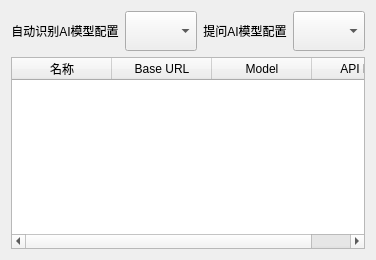
         <widget class="QWidget" name="tab_2">
          <attribute name="title">
           <string>AI模型管理</string>
          </attribute>
          <layout class="QVBoxLayout" name="verticalLayout_10">
           <item>
            <layout class="QHBoxLayout" name="horizontalLayout_41" stretch="1,2,1,2">
             <item>
              <widget class="QLabel" name="label_27">
               <property name="text">
                <string>自动识别AI模型配置</string>
               </property>
               <property name="alignment">
                <set>Qt::AlignmentFlag::AlignCenter</set>
               </property>
              </widget>
             </item>
             <item>
              <widget class="QComboBox" name="comboBox_3">
               <property name="minimumSize">
                <size>
                 <width>0</width>
                 <height>40</height>
                </size>
               </property>
              </widget>
             </item>
             <item>
              <widget class="QLabel" name="label_28">
               <property name="text">
                <string>提问AI模型配置</string>
               </property>
               <property name="alignment">
                <set>Qt::AlignmentFlag::AlignCenter</set>
               </property>
              </widget>
             </item>
             <item>
              <widget class="QComboBox" name="comboBox_4">
               <property name="minimumSize">
                <size>
                 <width>0</width>
                 <height>40</height>
                </size>
               </property>
              </widget>
             </item>
            </layout>
           </item>
           <item>
            <widget class="QTableWidget" name="tableWidget_2">
             <property name="styleSheet">
              <string notr="true">/* 默认单元格 */
QTableWidget::item {
    background-color: #ffffff;
    color: #333333;
}

/* 鼠标悬停在未选中的单元格上 */
QTableWidget::item:hover {
    background-color: #e8f5e9; /* 极淡的绿色 */
}

/* 单元格被选中时 */
QTableWidget::item:selected {
    background-color: #4db6ac; /* 柔和的青绿色 */
    color: #ffffff;
}

/* 鼠标悬停在已选中的单元格上 */
QTableWidget::item:selected:hover {
    background-color: #26a69a; /* 选中状态下悬停，颜色略深 */
    color: #ffffff;
}</string>
             </property>
             <property name="selectionBehavior">
              <enum>QAbstractItemView::SelectionBehavior::SelectRows</enum>
             </property>
             <property name="verticalScrollMode">
              <enum>QAbstractItemView::ScrollMode::ScrollPerPixel</enum>
             </property>
             <property name="horizontalScrollMode">
              <enum>QAbstractItemView::ScrollMode::ScrollPerPixel</enum>
             </property>
             <property name="gridStyle">
              <enum>Qt::PenStyle::NoPen</enum>
             </property>
             <column>
              <property name="text">
               <string>名称</string>
              </property>
             </column>
             <column>
              <property name="text">
               <string>Base URL</string>
              </property>
             </column>
             <column>
              <property name="text">
               <string>Model</string>
              </property>
             </column>
             <column>
              <property name="text">
               <string>API Key</string>
              </property>
             </column>
            </widget>
           </item>
          </layout>
         </widget>
